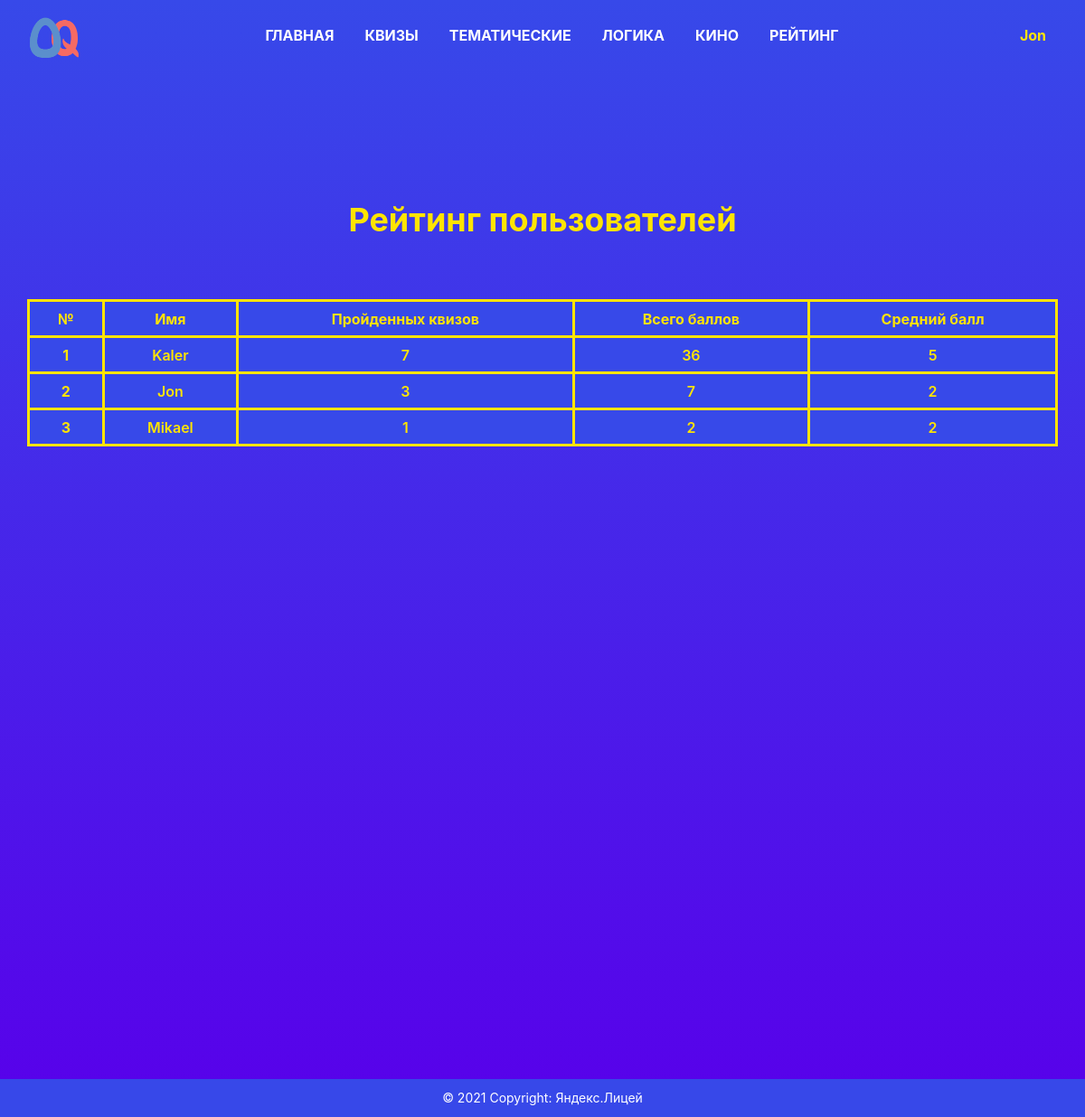
Screenshot of /rating (signed in) with the database file from the repository.
### data/users.py (models this page shows, shortened)
class User(SqlAlchemyBase, UserMixin):
    __tablename__ = 'users'
    id = sqlalchemy.Column(sqlalchemy.Integer,
                           primary_key=True, autoincrement=True)
    name = sqlalchemy.Column(sqlalchemy.String, nullable=True)
    email = sqlalchemy.Column(sqlalchemy.String,
                              index=True, unique=True, nullable=True)
    status = sqlalchemy.Column(sqlalchemy.String, nullable=True)
    hashed_password = sqlalchemy.Column(sqlalchemy.String, nullable=True)
    created_date = sqlalchemy.Column(sqlalchemy.DateTime,
                                     default=datetime.datetime.now)

### views.py (the view)
@app.route('/rating')
@login_required
def rating():
    table = {}
    db_sess = db_session.create_session()
    all_stat = db_sess.query(Statistic).all()
    for stat in all_stat:
        table[stat.user_info.name] = {}
        table[stat.user_info.name]["quizes"] = []
        table[stat.user_info.name]["scores"] = []
    for stat in all_stat:
        table[stat.user_info.name]["quizes"].append(stat.quiz)
        table[stat.user_info.name]["scores"].append(stat.scores)
    users = []
    for key in table:
        user_info = (key, len(table[key]["quizes"]), sum(table[key]["scores"]),
                     sum(table[key]["scores"]) // len(table[key]["scores"]))
        users.append(user_info)
    users = sorted(users, key=lambda x: (x[1], x[2], x[3]), reverse=True)
    return render_template("rating.html", users=users)

### data/db_session.py (called while the page is built)
def create_session() -> Session:
    global __factory
    return __factory()

### views.py (called while the page is built)
@login_manager.user_loader
def load_user(user_id):
    db_sess = db_session.create_session()
    return db_sess.query(User).get(user_id)

### templates/rating.html
{% extends "base.html" %}
{% block content %}
<div class="rating">
	<div class="rating__content">
		<div class="container">
			<div class="rating__title">Рейтинг пользователей</div>
			<div class="rating__table">
				<table class="rating__table table">
				  <thead>
				    <tr>
				      <th>№</th>
				      <th>Имя</th>
				      <th>Пройденных квизов</th>
				      <th>Всего баллов</th>
				      <th>Средний балл</th>
				    </tr>
				  </thead>
				  <tbody>
				  	{% for user in users %}
				  		<tr>
				      		<th scope="row">{{ loop.index }}</th>
				      		<td>{{ user[0] }}</td>
				      		<td>{{ user[1] }}</td>
				      		<td>{{ user[2] }}</td>
				      		<td>{{ user[3] }}</td>
				    	</tr>
				  	{% endfor %}
				  </tbody>
				</table>
			</div>
		</div>
	</div>
</div>
{% endblock %}

### templates/base.html (shortened to what this page needs)
<!doctype html>
<html lang="en">
<head>
    <link rel="stylesheet"
          href="https://stackpath.bootstrapcdn.com/bootstrap/4.4.1/css/bootstrap.min.css"
>
    <link rel="stylesheet" type="text/css" href="/static/css/style.css"/>
</head>
<body>
  <div class="wrapper">
    <div class="header">
      <header>
        <nav class="navbar navbar-expand-lg navbar-light">
          <div class="container-fluid">
              <a class="navbar-brand" href="/">
                <img class="navbar__logo" src="../static/img/logo.png" width="64px" height="64px;">
              </a>
              {% if current_user.is_authenticated %}
                  <div class="collapse navbar-collapse" id="navbarNav">
              {% else %}
                  <div class="collapse navbar-collapse navbar__margin" id="navbarNav">
              {% endif %}
                <ul class="navbar-nav">
                  <li class="nav-item">
                    <a class="nav-link active" aria-current="page" href="/">ГЛАВНАЯ</a>
                  </li>
                  <li class="nav-item">
                    <a class="nav-link" href="/quizzes">КВИЗЫ</a>
                  </li>
                  <li class="nav-item">
                    <a class="nav-link" href="/thematic">ТЕМАТИЧЕСКИЕ</a>
                  </li>
                  <li class="nav-item">
                    <a class="nav-link" href="/logic">ЛОГИКА</a>
                  </li>
                  <li class="nav-item">
                    <a class="nav-link" href="/movie">КИНО</a>
                  </li>
                  <li class="nav-item">
                    <a class="nav-link" href="/rating">РЕЙТИНГ</a>
                  </li>
                </ul>
              </div>
              {% if current_user.is_authenticated %}
                  <div class="user_name__wrapper">
                    <a class="nav-link user_name" href="/profile/{{current_user.name}}">{{ current_user.name }}</a>
                  </div>
              {% else %}
                  <div class="form__btns">
                      <a class="btn btn-primary form__btn" href="/register">Зарегистрироваться</a>
                      <a class="btn btn-success form__btn" href="/login">Войти</a>
                  </div>
              {% endif %}
          </div>
        </nav>
      </header>
    </div>
    <div class="content">
      <main role="main">
        {% block content %}{% endblock %}
      </main>
    </div>
    <div class="footer">
      <footer class="text-center text-lg-start">
        <div class="text-center p-3">
          © 2021 Copyright:
          <a href="https://yandexlyceum.ru/" class="footer__yandex">Яндекс.Лицей</a>
        </div>
      </footer>
    </div>
  </div>
</body>
</html>

### static/css/style.css (style rules this page uses)
* { padding: 0; margin: 0; border: 0; }
*,*:before,*:after { -moz-box-sizing: border-box; -webkit-box-sizing: border-box; box-sizing: border-box; }
nav,footer,header,aside { display: block; }
html,body { height: 100%; width: 100%; font-size: 100%; line-height: 1; font-size: 14px; -ms-text-size-adjust: 100%; -moz-text-size-adjust: 100%; -webkit-text-size-adjust: 100%; }
a, a:visited { text-decoration: none; }
ul li { list-style: none; }
img { vertical-align: top; }
body { position: relative; height: 100%; width: 100%; }
.wrapper { background: -webkit-gradient(linear,left top,left bottom,from(#3749e9),to(#5800ea)); display: flex; flex-direction: column; }
.container { max-width: 1170px; }
.content { margin-bottom: 100px; }
.navbar { width: 100%; position: fixed; z-index: 999; background: transparent; transition: background 500ms linear; }
.navbar-collapse { justify-content: center; }
.navbar-brand { width: 64px; height: 64px; }
.nav-item { padding: 0px 10px; font-size: 16px; font-weight: bold; }
.nav-item a { color: white !important; }
.p-3 { background-color: #3748e9; }
footer { color: #ffffff; }
footer a { color: #ffffff; }
.user_name { color: #FFE400; font-weight: 700; font-size: 16px; }
.my_questions__table th, tr, td { border: 3px solid #FFE400; }
.rating { padding-top: 225px; text-align: center; }
.rating__content { margin-bottom: 50%; text-align: center; }
.rating__title { font-size: 36px; margin-bottom: 70px; font-weight: 700; color: #FFE400; }
.rating__table { background-color: #3749e9; color: #FFE400; font-weight: 600; font-size: 16px; }
.rating__table th, tr, td { border: 3px solid #FFE400; }
.users__table th, tr, td { border: 3px solid #FFE400; }
.moderation__table th, tr, td { border: 3px solid #FFE400; }
.quizes__table th, tr, td { border: 3px solid #FFE400; }
.questions__table th, tr, td { border: 3px solid #FFE400; }

### rows the page displays
User: name "Jon", user "3", user "7", id "2"
User: name "Kaler", user "7", user "36", user "5"
User: name "Mikael", user "1", user "2"
